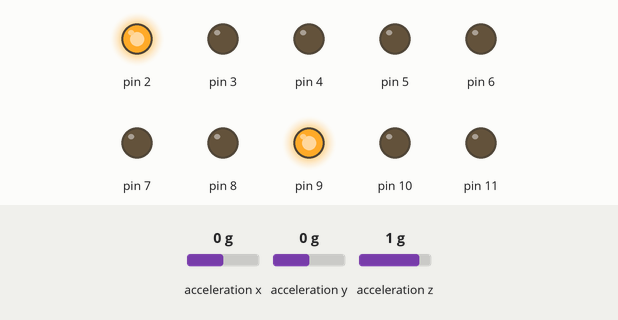
The sketch below on a simulated Arduino Uno, built with avr-gcc and run on an emulated ATmega328P. Parts: output pins drawn as LEDs (lit = HIGH). The inputs (shaded band) are chosen by the test bench; at power-on: acceleration x 0 g, acceleration z 1 g, acceleration y 0 g.

Above: at 1.7 s.
1.8 s: acceleration x set to -1.4 g
At 3.9 s:
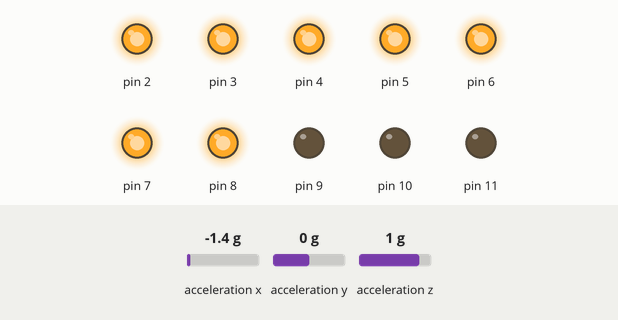
4.2 s: acceleration x set to 0 g
At 8.0 s:
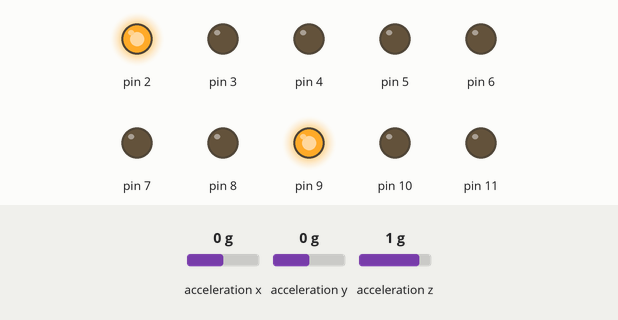
8.1 s: acceleration z set to -0.8 g
At 9.7 s:
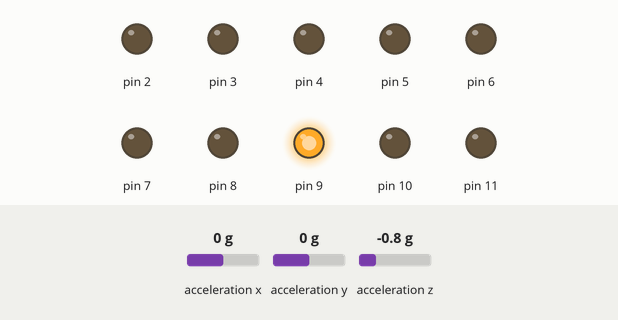
10.1 s: acceleration z set to 1.1 g
At 11.2 s:
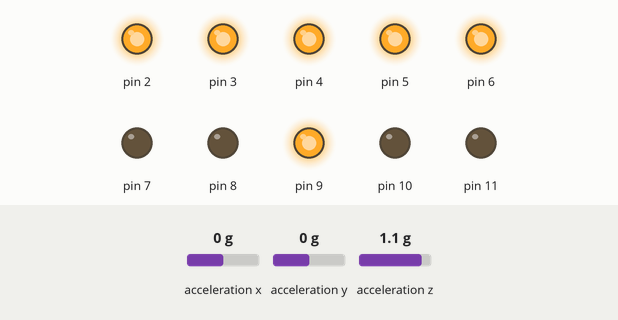
11.9 s: acceleration x set to -0.8 g
At 13.4 s:
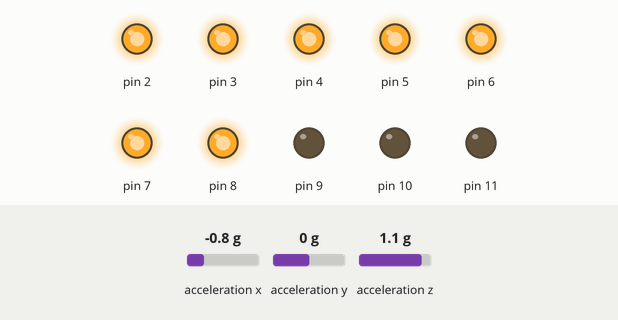
Timing chart, 0 to 14.9 s (numbered marks = the images above; inputs shaded):
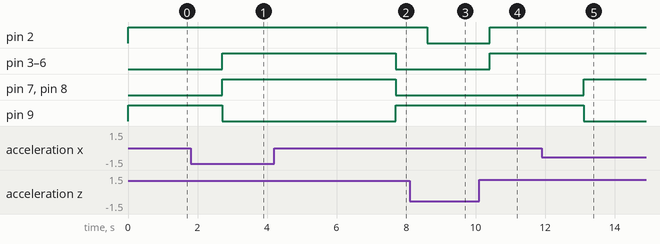

Measured:
- after the input at 1.8 s, pin 3–8: LOW → HIGH after 0.90 s; pin 9: HIGH → LOW after 0.90 s
- after the input at 4.2 s, pin 3–8: HIGH → LOW after 3.5 s; pin 9: LOW → HIGH after 3.5 s
- after the input at 8.1 s, pin 2: HIGH → LOW after 0.51 s
- after the input at 10.1 s, pin 2–6: LOW → HIGH after 0.31 s
- after the input at 11.9 s, pin 7, pin 8: LOW → HIGH after 1.2 s; pin 9: HIGH → LOW after 1.2 s

The sketch:

III_Practica2_def.ino
```cpp
/*
   Fundacion Kinal
   Centro educativo tecnico laboral Kinal
   Quinto perito
   Quinto electronica
   Codigo Tecnico: EB5AM / EB5AV
   Curso: Taller de electronica digital y reparacion de computadoras I
   Proyecto: Practica 2
   Dev: Pether Reyes
   Fecha: 16 de julio.
*/

//Librerias
#include <Wire.h>                   //libreria para usar el protocolo i2c
#include <SparkFun_ADXL345.h>       //libreria para usar el acelerometro ADXL345
#define led1 2
#define led2 3
#define led3 4
#define led4 5
#define led5 6
#define led6 7
#define led7 8
#define alerta 9
#define ON(pin) digitalWrite(pin, HIGH);
#define OFF(pin) digitalWrite(pin, LOW);
#define salida(pin) pinMode(pin, OUTPUT)

byte a=0;

//Constructores
ADXL345 acc_sismo = ADXL345();          //constructor para usar el acelerometro
//Variables
/*
Declaro las 3 variables, donde guardo los valores de aceleracion de caada eje
*/
unsigned int acc_X;         //aceleracion en el eje x
unsigned int acc_Y;         //aceleracion en el eje y
unsigned int acc_Z;         //aceleracion en el eje z

//Variable donde guardo la magnitud del vector aceleracion
unsigned int magnitud_acc;

//Configuraciones
void setup() {
  ON(alerta);
  salidas ();
  acc_sismo.powerOn();            //Enciendo el acelerometro
  acc_sismo.setRangeSetting(8);    //Configuro la sensibbilidad del acelerometro
}


void loop() {

  //Leo las variables medidas por el acelerometro
  acc_sismo.readAccel(&acc_X,&acc_Y,&acc_Z);

  //obtengo la magnitud del vector aceleracion
  magnitud_acc = sqrtf((acc_X*acc_X)+(acc_Y*acc_Y)+(acc_Z*acc_Z));
  Serial.println(magnitud_acc);
  int mapeo_intensidad = map(magnitud_acc,65, 72, 1, 7);
  control_leds(mapeo_intensidad);

}
void control_leds (float i){
  if(i<1){
    ON(alerta);
    OFF(led1)
    OFF(led2)
    OFF(led3)
    OFF(led4)
    OFF(led5)
    OFF(led6)
    OFF(led7)}
  if(i>=1&&i<=1.99){
    ON(alerta);
    ON(led1)
    OFF(led2)
    OFF(led3)
    OFF(led4)
    OFF(led5)
    OFF(led6)
    OFF(led7) }
    if(i>=2&&i<=2.99){
    ON(alerta);
    ON(led1)
    ON(led2)
    OFF(led3)
    OFF(led4)
    OFF(led5)
    OFF(led6)
    OFF(led7)}
    if(i>=3&&i<=3.99){
    ON(alerta);
    ON(led1)
    ON(led2)
    ON(led3)
    OFF(led4)
    OFF(led5)
    OFF(led6)
    OFF(led7)}
    if(i>=4&&i<=4.99){
    ON(alerta);
    ON(led1)
    ON(led2)
    ON(led3)
    ON(led4)
    OFF(led5)
    OFF(led6)
    OFF(led7)}
    if(i>=5&&i<=5.99){
    ON(alerta);
    ON(led1)
    ON(led2)
    ON(led3)
    ON(led4)
    ON(led5)
    OFF(led6)
    OFF(led7)}
    if(i>=6&&i<=6.99){
    OFF(alerta);
    ON(led1)
    ON(led2)
    ON(led3)
    ON(led4)
    ON(led5)
    ON(led6)
    OFF(led7)}
    delay(900);
    if(i>6.99){
    OFF(alerta);
    ON(led1)
    ON(led2)
    ON(led3)
    ON(led4)
    ON(led5)
    ON(led6)
    ON(led7)
    delay(5000);
}}

void salidas (){
   for(byte i=2;i<12;i++){
    salida(i);}
}
```
